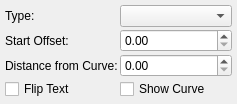
<?xml version="1.0" encoding="UTF-8"?>
<ui version="4.0">
 <class>PropertyWidget_PathTextBase</class>
 <widget class="QFrame" name="PropertyWidget_PathTextBase">
  <property name="geometry">
   <rect>
    <x>0</x>
    <y>0</y>
    <width>237</width>
    <height>104</height>
   </rect>
  </property>
  <property name="windowTitle">
   <string>Frame</string>
  </property>
  <property name="frameShape">
   <enum>QFrame::Box</enum>
  </property>
  <property name="frameShadow">
   <enum>QFrame::Plain</enum>
  </property>
  <property name="lineWidth">
   <number>0</number>
  </property>
  <layout class="QGridLayout" name="gridLayout">
   <property name="leftMargin">
    <number>5</number>
   </property>
   <property name="topMargin">
    <number>5</number>
   </property>
   <property name="rightMargin">
    <number>5</number>
   </property>
   <property name="bottomMargin">
    <number>5</number>
   </property>
   <property name="spacing">
    <number>2</number>
   </property>
   <item row="0" column="0">
    <widget class="QLabel" name="pathTextTypeLabel">
     <property name="text">
      <string>Type:</string>
     </property>
    </widget>
   </item>
   <item row="0" column="1">
    <widget class="ScComboBox" name="pathTextType"/>
   </item>
   <item row="1" column="0">
    <widget class="QLabel" name="startOffsetLabel">
     <property name="text">
      <string>Start Offset:</string>
     </property>
    </widget>
   </item>
   <item row="1" column="1">
    <widget class="ScrSpinBox" name="startOffset"/>
   </item>
   <item row="2" column="0">
    <widget class="QLabel" name="distFromCurveLabel">
     <property name="text">
      <string>Distance from Curve:</string>
     </property>
    </widget>
   </item>
   <item row="2" column="1">
    <widget class="ScrSpinBox" name="distFromCurve"/>
   </item>
   <item row="3" column="0">
    <widget class="QCheckBox" name="flippedPathText">
     <property name="text">
      <string>Flip Text</string>
     </property>
    </widget>
   </item>
   <item row="3" column="1">
    <widget class="QCheckBox" name="showCurveCheckBox">
     <property name="text">
      <string>Show Curve</string>
     </property>
    </widget>
   </item>
  </layout>
 </widget>
 <customwidgets>
  <customwidget>
   <class>ScrSpinBox</class>
   <extends>QDoubleSpinBox</extends>
   <header>ui/scrspinbox.h</header>
  </customwidget>
  <customwidget>
   <class>ScComboBox</class>
   <extends>QComboBox</extends>
   <header>ui/sccombobox.h</header>
  </customwidget>
 </customwidgets>
 <resources/>
 <connections/>
</ui>
